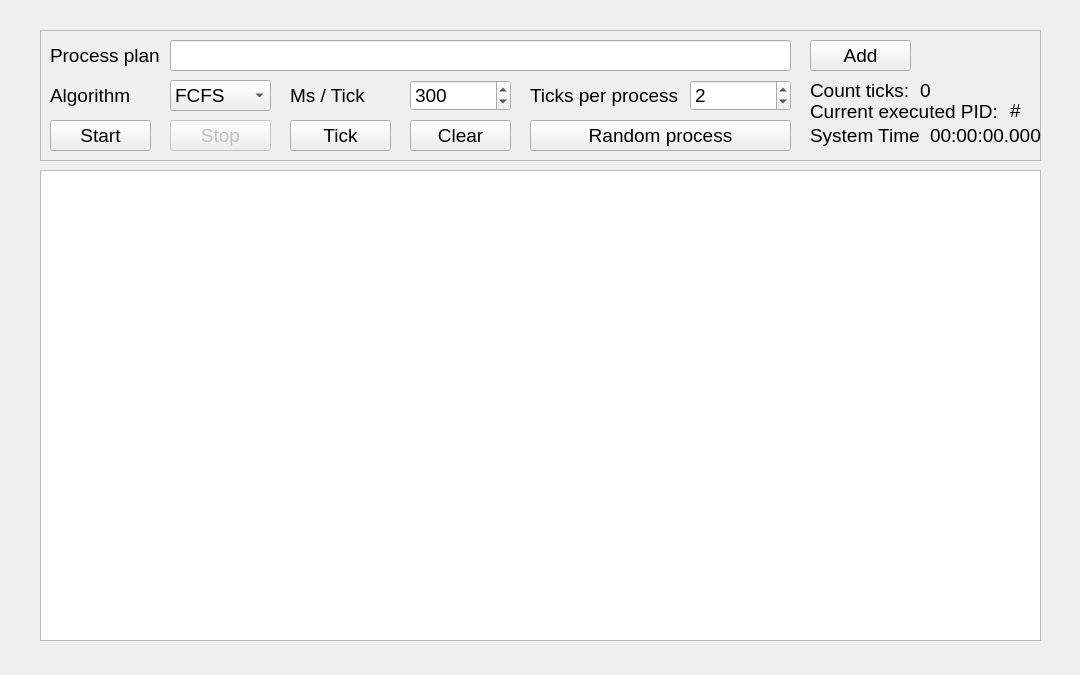
<?xml version="1.0" encoding="UTF-8"?>
<ui version="4.0">
 <class>MainWindow</class>
 <widget class="QMainWindow" name="MainWindow">
  <property name="geometry">
   <rect>
    <x>0</x>
    <y>0</y>
    <width>1080</width>
    <height>675</height>
   </rect>
  </property>
  <property name="sizePolicy">
   <sizepolicy hsizetype="Fixed" vsizetype="Fixed">
    <horstretch>0</horstretch>
    <verstretch>0</verstretch>
   </sizepolicy>
  </property>
  <property name="minimumSize">
   <size>
    <width>1080</width>
    <height>675</height>
   </size>
  </property>
  <property name="maximumSize">
   <size>
    <width>1080</width>
    <height>675</height>
   </size>
  </property>
  <property name="windowTitle">
   <string>Process Scheduler</string>
  </property>
  <widget class="QWidget" name="centralwidget">
   <widget class="QTableView" name="processTable">
    <property name="geometry">
     <rect>
      <x>40</x>
      <y>170</y>
      <width>1001</width>
      <height>471</height>
     </rect>
    </property>
    <property name="font">
     <font>
      <pointsize>14</pointsize>
     </font>
    </property>
    <property name="autoScrollMargin">
     <number>16</number>
    </property>
    <property name="editTriggers">
     <set>QAbstractItemView::NoEditTriggers</set>
    </property>
    <property name="selectionMode">
     <enum>QAbstractItemView::SingleSelection</enum>
    </property>
    <property name="selectionBehavior">
     <enum>QAbstractItemView::SelectRows</enum>
    </property>
   </widget>
   <widget class="QFrame" name="controlFrame">
    <property name="geometry">
     <rect>
      <x>40</x>
      <y>30</y>
      <width>1001</width>
      <height>131</height>
     </rect>
    </property>
    <property name="frameShape">
     <enum>QFrame::StyledPanel</enum>
    </property>
    <property name="frameShadow">
     <enum>QFrame::Raised</enum>
    </property>
    <widget class="QPushButton" name="buttonRandomProcess">
     <property name="geometry">
      <rect>
       <x>490</x>
       <y>90</y>
       <width>261</width>
       <height>31</height>
      </rect>
     </property>
     <property name="font">
      <font>
       <pointsize>14</pointsize>
      </font>
     </property>
     <property name="text">
      <string>Random process</string>
     </property>
    </widget>
    <widget class="QLabel" name="labelMsQuant">
     <property name="geometry">
      <rect>
       <x>250</x>
       <y>50</y>
       <width>81</width>
       <height>31</height>
      </rect>
     </property>
     <property name="font">
      <font>
       <pointsize>14</pointsize>
      </font>
     </property>
     <property name="text">
      <string>&lt;html&gt;&lt;head/&gt;&lt;body&gt;&lt;p&gt;Ms / Tick&lt;/p&gt;&lt;/body&gt;&lt;/html&gt;</string>
     </property>
    </widget>
    <widget class="QLineEdit" name="lineProcessPlan">
     <property name="geometry">
      <rect>
       <x>130</x>
       <y>10</y>
       <width>621</width>
       <height>31</height>
      </rect>
     </property>
     <property name="font">
      <font>
       <pointsize>14</pointsize>
      </font>
     </property>
     <property name="inputMethodHints">
      <set>Qt::ImhPreferUppercase|Qt::ImhUppercaseOnly</set>
     </property>
     <property name="text">
      <string/>
     </property>
    </widget>
    <widget class="QLabel" name="labelProcessPlan">
     <property name="geometry">
      <rect>
       <x>10</x>
       <y>10</y>
       <width>111</width>
       <height>31</height>
      </rect>
     </property>
     <property name="font">
      <font>
       <pointsize>14</pointsize>
      </font>
     </property>
     <property name="text">
      <string>Process plan</string>
     </property>
    </widget>
    <widget class="QPushButton" name="buttonAddProcess">
     <property name="geometry">
      <rect>
       <x>770</x>
       <y>10</y>
       <width>101</width>
       <height>31</height>
      </rect>
     </property>
     <property name="font">
      <font>
       <pointsize>14</pointsize>
      </font>
     </property>
     <property name="text">
      <string>Add</string>
     </property>
    </widget>
    <widget class="QSpinBox" name="spinBoxMsQuant">
     <property name="geometry">
      <rect>
       <x>370</x>
       <y>50</y>
       <width>101</width>
       <height>31</height>
      </rect>
     </property>
     <property name="font">
      <font>
       <pointsize>14</pointsize>
      </font>
     </property>
     <property name="minimum">
      <number>0</number>
     </property>
     <property name="maximum">
      <number>100000</number>
     </property>
     <property name="value">
      <number>300</number>
     </property>
    </widget>
    <widget class="QComboBox" name="cbChooseAlgo">
     <property name="geometry">
      <rect>
       <x>130</x>
       <y>50</y>
       <width>101</width>
       <height>31</height>
      </rect>
     </property>
     <property name="font">
      <font>
       <pointsize>14</pointsize>
      </font>
     </property>
     <item>
      <property name="text">
       <string>FCFS</string>
      </property>
     </item>
     <item>
      <property name="text">
       <string>RR</string>
      </property>
     </item>
    </widget>
    <widget class="QLabel" name="labelAlgo">
     <property name="geometry">
      <rect>
       <x>10</x>
       <y>50</y>
       <width>111</width>
       <height>31</height>
      </rect>
     </property>
     <property name="font">
      <font>
       <pointsize>14</pointsize>
      </font>
     </property>
     <property name="text">
      <string>Algorithm</string>
     </property>
    </widget>
    <widget class="QPushButton" name="buttonStart">
     <property name="geometry">
      <rect>
       <x>10</x>
       <y>90</y>
       <width>101</width>
       <height>31</height>
      </rect>
     </property>
     <property name="font">
      <font>
       <pointsize>14</pointsize>
      </font>
     </property>
     <property name="text">
      <string>Start</string>
     </property>
    </widget>
    <widget class="QPushButton" name="buttonStop">
     <property name="enabled">
      <bool>false</bool>
     </property>
     <property name="geometry">
      <rect>
       <x>130</x>
       <y>90</y>
       <width>101</width>
       <height>31</height>
      </rect>
     </property>
     <property name="font">
      <font>
       <pointsize>14</pointsize>
      </font>
     </property>
     <property name="text">
      <string>Stop</string>
     </property>
    </widget>
    <widget class="QPushButton" name="buttonTick">
     <property name="geometry">
      <rect>
       <x>250</x>
       <y>90</y>
       <width>101</width>
       <height>31</height>
      </rect>
     </property>
     <property name="font">
      <font>
       <pointsize>14</pointsize>
      </font>
     </property>
     <property name="text">
      <string>Tick</string>
     </property>
    </widget>
    <widget class="QPushButton" name="buttonClear">
     <property name="geometry">
      <rect>
       <x>370</x>
       <y>90</y>
       <width>101</width>
       <height>31</height>
      </rect>
     </property>
     <property name="font">
      <font>
       <pointsize>14</pointsize>
      </font>
     </property>
     <property name="text">
      <string>Clear</string>
     </property>
    </widget>
    <widget class="QLabel" name="labelViewTime">
     <property name="geometry">
      <rect>
       <x>890</x>
       <y>90</y>
       <width>111</width>
       <height>31</height>
      </rect>
     </property>
     <property name="font">
      <font>
       <pointsize>14</pointsize>
      </font>
     </property>
     <property name="text">
      <string>&lt;html&gt;&lt;head/&gt;&lt;body&gt;&lt;p&gt;00:00:00.000&lt;/p&gt;&lt;/body&gt;&lt;/html&gt;</string>
     </property>
    </widget>
    <widget class="QLabel" name="labelViewCountTicks">
     <property name="geometry">
      <rect>
       <x>880</x>
       <y>50</y>
       <width>71</width>
       <height>20</height>
      </rect>
     </property>
     <property name="font">
      <font>
       <pointsize>14</pointsize>
      </font>
     </property>
     <property name="text">
      <string>0</string>
     </property>
    </widget>
    <widget class="QLabel" name="labelCountTIcks">
     <property name="geometry">
      <rect>
       <x>770</x>
       <y>50</y>
       <width>101</width>
       <height>20</height>
      </rect>
     </property>
     <property name="font">
      <font>
       <pointsize>14</pointsize>
      </font>
     </property>
     <property name="text">
      <string>Count ticks: </string>
     </property>
    </widget>
    <widget class="QLabel" name="labelViewPID">
     <property name="geometry">
      <rect>
       <x>970</x>
       <y>70</y>
       <width>21</width>
       <height>20</height>
      </rect>
     </property>
     <property name="font">
      <font>
       <pointsize>14</pointsize>
      </font>
     </property>
     <property name="text">
      <string>#</string>
     </property>
    </widget>
    <widget class="QLabel" name="labelCurrentExPID">
     <property name="geometry">
      <rect>
       <x>770</x>
       <y>71</y>
       <width>191</width>
       <height>20</height>
      </rect>
     </property>
     <property name="font">
      <font>
       <pointsize>14</pointsize>
      </font>
     </property>
     <property name="text">
      <string>Current executed PID:</string>
     </property>
    </widget>
    <widget class="QLabel" name="labelSystemTime">
     <property name="geometry">
      <rect>
       <x>770</x>
       <y>90</y>
       <width>111</width>
       <height>31</height>
      </rect>
     </property>
     <property name="font">
      <font>
       <pointsize>14</pointsize>
      </font>
     </property>
     <property name="text">
      <string>&lt;html&gt;&lt;head/&gt;&lt;body&gt;&lt;p&gt;&lt;span style=&quot; font-size:14pt;&quot;&gt;System Time: &lt;/span&gt;&lt;/p&gt;&lt;/body&gt;&lt;/html&gt;</string>
     </property>
    </widget>
    <widget class="QSpinBox" name="spinBoxTicks">
     <property name="geometry">
      <rect>
       <x>650</x>
       <y>50</y>
       <width>101</width>
       <height>31</height>
      </rect>
     </property>
     <property name="font">
      <font>
       <pointsize>14</pointsize>
      </font>
     </property>
     <property name="minimum">
      <number>0</number>
     </property>
     <property name="maximum">
      <number>100000</number>
     </property>
     <property name="value">
      <number>2</number>
     </property>
    </widget>
    <widget class="QLabel" name="labelTicksPerProc">
     <property name="geometry">
      <rect>
       <x>490</x>
       <y>50</y>
       <width>151</width>
       <height>31</height>
      </rect>
     </property>
     <property name="font">
      <font>
       <pointsize>14</pointsize>
      </font>
     </property>
     <property name="text">
      <string>Ticks per process</string>
     </property>
    </widget>
   </widget>
  </widget>
 </widget>
 <resources/>
 <connections/>
</ui>
